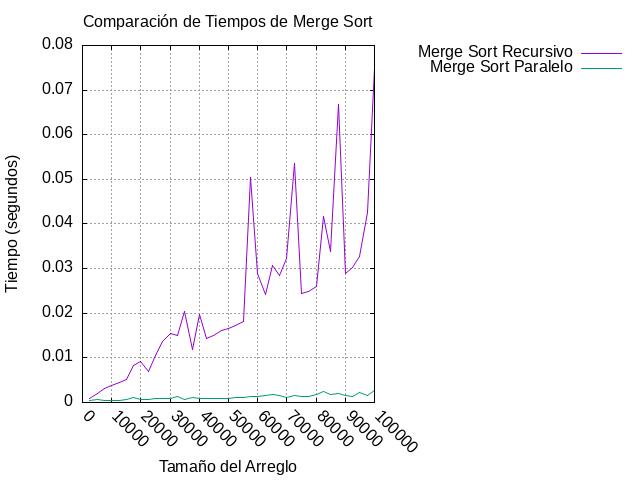

Recreate this plot in gnuplot.
set terminal png
set output "grafica.png"
set title "Comparación de Tiempos de Merge Sort"
set xlabel "Tamaño del Arreglo"
set ylabel "Tiempo (segundos)"
set grid
set key outside
set xtics rotate by -45 # Rotar etiquetas si es necesario   
plot "resultados.txt" using 1:2 with lines title "Merge Sort Recursivo", \
     "resultados.txt" using 1:3 with lines title "Merge Sort Paralelo"
